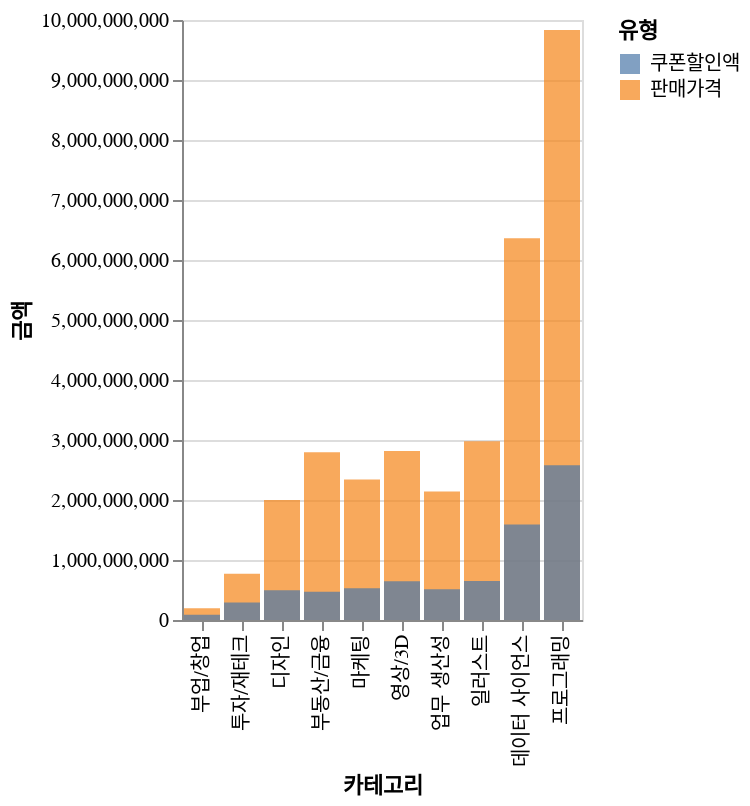

Notebook cell for this chart:
### Code cell
# payment 고객만 걸러내는 dataset 만들기
paid_df = df[df['유형']=='PAYMENT']

# 총 판매된 강의의 카테고리와 판매가격, 쿠폰할인액을 분석해 보겠습니다.
categ_df = paid_df.groupby('카테고리')[['판매가격','쿠폰할인액']].sum()
categ_df['판매 건 수'] = paid_df.value_counts('카테고리')
all_cat = categ_df.sort_values('판매가격', ascending = False).reset_index()
# all_cat = all_cat.drop(10)

# 시각화를 위해 데이터프레임을 조작하겠습니다(1)
Frame_cat = all_cat.drop(['판매가격','쿠폰할인액','판매 건 수'],axis=1)

# 판매가격만 나타나는 데이터프레임
Frame_cat['유형'] = '판매가격'
Frame_cat['금액'] = all_cat['판매가격']
Frame_cat['판매 건 수'] = all_cat['판매 건 수']

frame_cat = all_cat  #.drop(['판매가격','쿠폰할인액','판매 건 수'],axis=1)

# 쿠폰할인액만 나타나는 데이터프레임
frame_cat['유형'] = '쿠폰할인액'
frame_cat['금액'] = all_cat['쿠폰할인액']
frame_cat['판매 건 수'] = all_cat['판매 건 수']

# 두 데이터를 합칩니다.
cat_merged = pd.concat([Frame_cat,frame_cat], axis=0)
cat_merged = cat_merged.sort_values(by=['유형','금액'], ascending = False)
cat_merged['y_label'] = '판매 건 수'

bar_chart = alt.Chart(cat_merged).mark_bar(opacity=0.7).encode(x=alt.X('카테고리:N',sort=alt.EncodingSortField(field='판매 건 수')),
                                                               y=alt.Y('금액:Q', stack=None, title='금액'),
                                                               color=alt.Color('유형:N')
                                                               )
bar_chart

### Figure 1 — Vega-Lite specification as saved in the notebook (floating-point values rounded to 4 significant figures)
{"config": {"view": {"continuousWidth": 300, "continuousHeight": 300}}, "data": {"name": "data-4e76caa79704107c30322e933bf17666"}, "mark": {"type": "bar", "opacity": 0.7}, "encoding": {"color": {"field": "유형", "type": "nominal"}, "x": {"field": "카테고리", "sort": {"field": "판매 건 수"}, "type": "nominal"}, "y": {"field": "금액", "stack": null, "title": "금액", "type": "quantitative"}}, "$schema": "https://vega.github.io/schema/vega-lite/v5.8.0.json", "datasets": {"data-4e76caa79704107c30322e933bf17666": [{"카테고리": "프로그래밍", "유형": "판매가격", "금액": 9835406253, "판매 건 수": 47923, "판매가격": null, "쿠폰할인액": null, "y_label": "판매 건 수"}, {"카테고리": "데이터 사이언스", "유형": "판매가격", "금액": 6361360060, "판매 건 수": 24867, "판매가격": null, "쿠폰할인액": null, "y_label": "판매 건 수"}, {"카테고리": "일러스트", "유형": "판매가격", "금액": 2980035370, "판매 건 수": 14258, "판매가격": null, "쿠폰할인액": null, "y_label": "판매 건 수"}, {"카테고리": "영상/3D", "유형": "판매가격", "금액": 2816592000, "판매 건 수": 12981, "판매가격": null, "쿠폰할인액": null, "y_label": "판매 건 수"}, {"카테고리": "부동산/금융", "유형": "판매가격", "금액": 2794815300, "판매 건 수": 10143, "판매가격": null, "쿠폰할인액": null, "y_label": "판매 건 수"}, {"카테고리": "마케팅", "유형": "판매가격", "금액": 2342170000, "판매 건 수": 12023, "판매가격": null, "쿠폰할인액": null, "y_label": "판매 건 수"}, {"카테고리": "업무 생산성", "유형": "판매가격", "금액": 2139591700, "판매 건 수": 13052, "판매가격": null, "쿠폰할인액": null, "y_label": "판매 건 수"}, {"카테고리": "디자인", "유형": "판매가격", "금액": 1999351800, "판매 건 수": 9396, "판매가격": null, "쿠폰할인액": null, "y_label": "판매 건 수"}, {"카테고리": "투자/재테크", "유형": "판매가격", "금액": 769069500, "판매 건 수": 2348, "판매가격": null, "쿠폰할인액": null, "y_label": "판매 건 수"}, {"카테고리": "부업/창업", "유형": "판매가격", "금액": 196101000, "판매 건 수": 1018, "판매가격": null, "쿠폰할인액": null, "y_label": "판매 건 수"}, {"카테고리": "프로그래밍", "유형": "쿠폰할인액", "금액": 2580150370, "판매 건 수": 47923, "판매가격": 9835000000.0, "쿠폰할인액": 2580000000.0, "y_label": "판매 건 수"}, {"카테고리": "데이터 사이언스", "유형": "쿠폰할인액", "금액": 1592232390, "판매 건 수": 24867, "판매가격": 6361000000.0, "쿠폰할인액": 1592000000.0, "y_label": "판매 건 수"}, {"카테고리": "일러스트", "유형": "쿠폰할인액", "금액": 650357765, "판매 건 수": 14258, "판매가격": 2980000000.0, "쿠폰할인액": 650400000.0, "y_label": "판매 건 수"}, {"카테고리": "영상/3D", "유형": "쿠폰할인액", "금액": 644673700, "판매 건 수": 12981, "판매가격": 2817000000.0, "쿠폰할인액": 644700000.0, "y_label": "판매 건 수"}, {"카테고리": "마케팅", "유형": "쿠폰할인액", "금액": 528389756, "판매 건 수": 12023, "판매가격": 2342000000.0, "쿠폰할인액": 528400000.0, "y_label": "판매 건 수"}, {"카테고리": "업무 생산성", "유형": "쿠폰할인액", "금액": 510555145, "판매 건 수": 13052, "판매가격": 2140000000.0, "쿠폰할인액": 510600000.0, "y_label": "판매 건 수"}, {"카테고리": "디자인", "유형": "쿠폰할인액", "금액": 496571980, "판매 건 수": 9396, "판매가격": 1999000000.0, "쿠폰할인액": 496600000.0, "y_label": "판매 건 수"}, {"카테고리": "부동산/금융", "유형": "쿠폰할인액", "금액": 470743600, "판매 건 수": 10143, "판매가격": 2795000000.0, "쿠폰할인액": 470700000.0, "y_label": "판매 건 수"}, {"카테고리": "투자/재테크", "유형": "쿠폰할인액", "금액": 291621450, "판매 건 수": 2348, "판매가격": 769100000.0, "쿠폰할인액": 291600000.0, "y_label": "판매 건 수"}, {"카테고리": "부업/창업", "유형": "쿠폰할인액", "금액": 87605900, "판매 건 수": 1018, "판매가격": 196100000.0, "쿠폰할인액": 87610000.0, "y_label": "판매 건 수"}]}}
